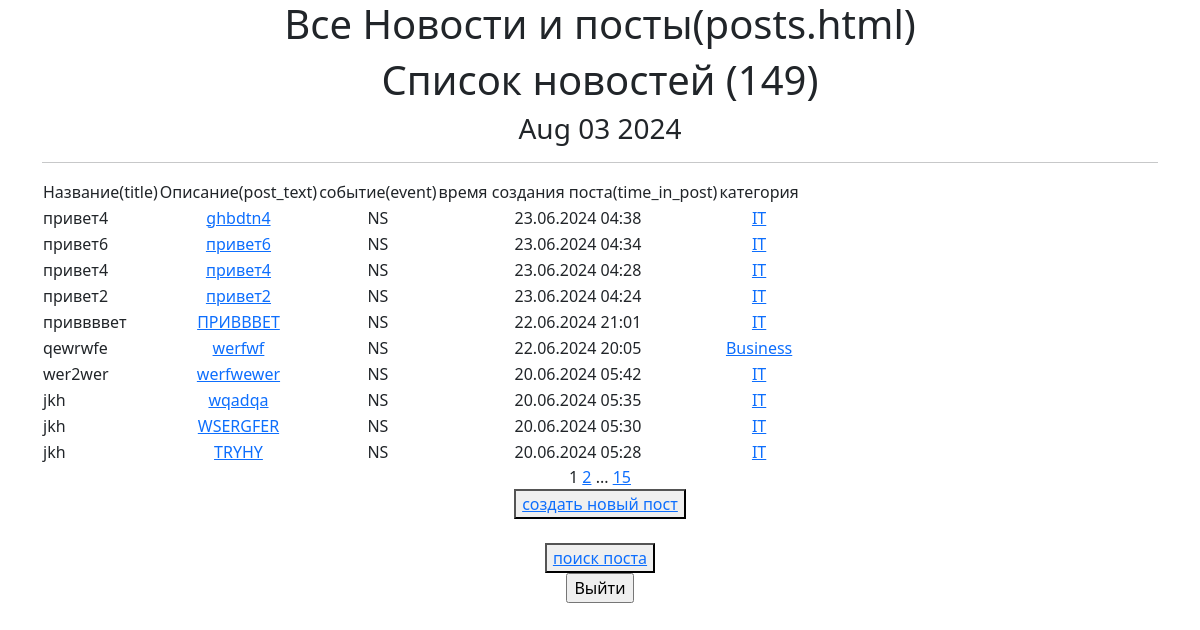
Page /Posts/ on the committed database.
### news/models.py (models this page shows, shortened)
class Post(models.Model):
    object = None
    news = "NS"
    papers = "PP"
    event_choose = [(news, "Новость"), (papers, "Статья")]
    post_author = models.ForeignKey(Author, on_delete=models.CASCADE)
    categories = models.ManyToManyField(Category, through=PostCategory)
    time_in_post = models.DateTimeField(auto_now_add=True)
    event = models.CharField(choices=event_choose, max_length=2)
    title = models.CharField(max_length=199)
    post_text = models.TextField()
    post_rating = models.IntegerField(default=0)

class Category(models.Model):
   objects = None
   name = models.CharField(max_length=128, unique=True)  # максмиальная длина 128 знаков, уникальное поле
   subscribers = models.ManyToManyField(User, blank=True, related_name='categories')
   def __str__(self):
       return self.name

### news/views.py (the view)
# urls.py: path('', PostsList.as_view()),
class PostsList(ListView):
    model = Post
    ordering = '-time_in_post'
    template_name = 'posts.html'
    context_object_name = 'posts'
    paginate_by = 10  # вот так мы можем указать количество записей на странице
    def get_context_data(self, **kwargs):#get_context_data, позволяет нам получить дополнительные данные, которые будут переданы в шаблон.
        context = super().get_context_data(**kwargs)
        context['news_count'] = self.get_queryset().count()###добавил показывает количество новостей
        context['time_now'] = datetime.utcnow()
        return context

### news/templatetags/custom_filters.py (called while the page is built)
@register.filter(name='censor')
def censor(value):
    for sw in stop_words:
        value = value.lower().replace(sw.lower(), '...')
    return value

@register.filter(name='preview')
def preview(value):
    if len(value) > 50:
        return value[:51] + '...'
    else:
        return value

### templates/posts.html (shortened to what this page needs)
{% extends 'flatpages/default.html' %}
{% load custom_filters %}!
{% block content %}
   <h1>Все Новости и посты(posts.html)</h1>
    <h1>Список новостей ({{ news_count }})</h1>
   <h3>{{ time_now|date:'M d Y' }}</h3>
   <hr>
    {% if posts %}
       <table>
           <tr>
               <td>Название(title)</td>
               <td>Описание(post_text)</td>
               <td>событие(event)</td>
               <td>время создания поста(time_in_post)</td>
               <td>категория</td>
           </tr>{% for post in posts %}<tr>
              <td align="left">{{ post.title|censor|preview }}</td>
              <td><a href="{% url 'posts_detail' post.pk %}">{{ post.post_text }}</a></td>
               <td>{{ post.event }}</td>
               <td>{{ post.time_in_post|date:'d.m.Y H:i' }}</td>
               <td>{% for category in post.categories.all %}
                   <a href="{% url 'categories' category.id%}"> {{category }}</a>
                   {% endfor %}
                </td>
		   </tr>
		   {% endfor %}
       </table>
   {% else %}
       <h2>новостей нет!</h2>
   {% endif %}
   {{ page_obj.number }}
   {% if page_obj.has_next %}
       <a href="?page={{ page_obj.next_page_number }}">{{ page_obj.next_page_number }}</a>
       {% if paginator.num_pages != page_obj.next_page_number %}
           ...
           <a href="?page={{ page_obj.paginator.num_pages }}">{{ page_obj.paginator.num_pages }}</a>
       {% endif %}
   {% endif %}
<br>
<button><a href="{% url 'post_crete' %}">создать новый пост </a> </button><br />
<br>
<button><a href="{% url 'posts_search' %}">поиск поста </a> </button><br />
<form action="{% url 'logout' %}" method="post">
<input type="submit" value="Выйти">
{% endblock content %}

### templates/flatpages/default.html (shortened to what this page needs)
<!DOCTYPE html>
<html lang="en">
        {% load static %}
        <link href="{% static 'css/styles.css' %}" rel="stylesheet" />
    </head>
    <body>
        <div class="container">
            <div class="row">
                <div class="col-lg-12 text-center">
                    {% block content %}{% endblock content %}
                </div>
            </div>
        </div>
    </body>
</html>

### rows in the picture
Post: title|censor "привет4", post_text "ghbdtn4", event "NS", time_in_post "23.06.2024 04:38"
Category: name "IT"
Post: title|censor "привет6", post_text "привет6", event "NS", time_in_post "23.06.2024 04:34"
Post: title|censor "привет4", post_text "привет4", event "NS", time_in_post "23.06.2024 04:28"
Post: title|censor "привет2", post_text "привет2", event "NS", time_in_post "23.06.2024 04:24"
Post: title|censor "приввввет", post_text "ПРИВВВЕТ", event "NS", time_in_post "22.06.2024 21:01"
Post: title|censor "qewrwfe", post_text "werfwf", event "NS", time_in_post "22.06.2024 20:05"
Category: name "Business"
Post: title|censor "wer2wer", post_text "werfwewer", event "NS", time_in_post "20.06.2024 05:42"
Post: title|censor "jkh", post_text "wqadqa", event "NS", time_in_post "20.06.2024 05:35"
Post: title|censor "jkh", post_text "WSERGFER", event "NS", time_in_post "20.06.2024 05:30"
Post: title|censor "jkh", post_text "TRYHY", event "NS", time_in_post "20.06.2024 05:28"

### other values in the picture
{{ news_count }} "149"
{{ time_now|date:'M d Y' }} "Aug 03 2024"
{{ page_obj.number }} "1"
{{ page_obj.next_page_number }} "2"
{{ page_obj.paginator.num_pages }} "15"
